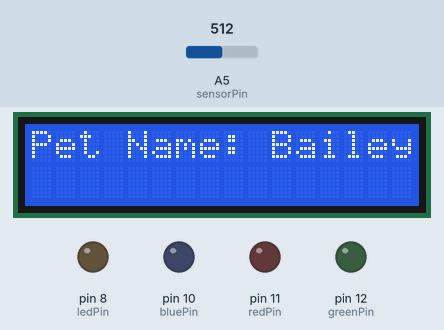
This sketch was run on a simulated Arduino Uno, built with avr-gcc and run on an emulated ATmega328P. On the bench: 16×2 character LCD, output pins drawn as LEDs (lit = HIGH). The inputs (shaded band) are chosen by the test bench; at power-on: A5 (sensorPin) = 512. What the sketch prints to the serial monitor is not drawn.

Above: at 5.6 s.
5.7 s: A5 (sensorPin) set to 88
7.2 s: A5 (sensorPin) set to 74
At 10.12 s:
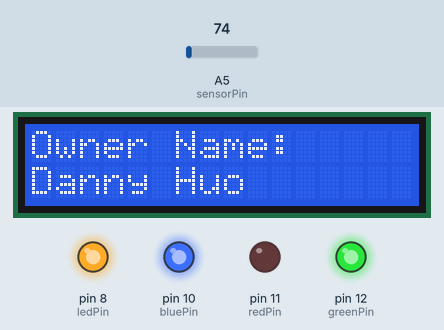
10.2 s: A5 (sensorPin) set to 90
At 10.7 s:
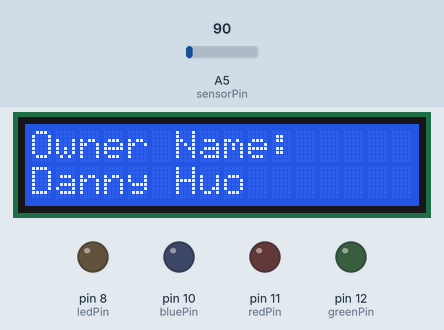
11.7 s: A5 (sensorPin) set to 70
At 15.6 s:
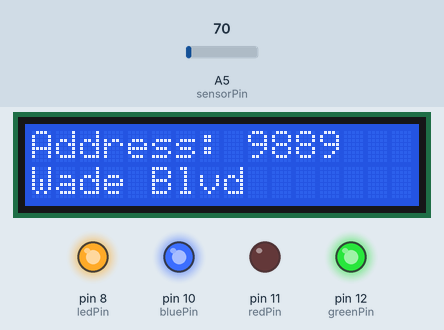
Timing chart, 0 to 17.1 s (numbered marks = the images above; inputs shaded):
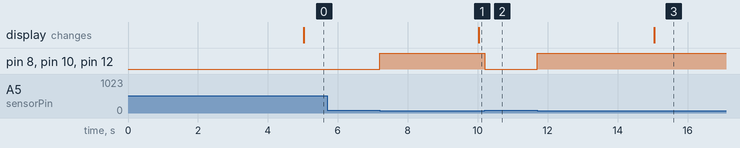

Measured:
- the behaviour switches between 81 and 80 on A5 (sensorPin) (found by bisection; images 0 and 1)
- after the input at 7.2 s, pin 8 (ledPin), pin 10 (bluePin), pin 12 (greenPin): LOW → HIGH at once
- after the input at 10.2 s, pin 8 (ledPin), pin 10 (bluePin), pin 12 (greenPin): HIGH → LOW at once
- after the input at 11.7 s, pin 8 (ledPin), pin 10 (bluePin), pin 12 (greenPin): LOW → HIGH at once

The sketch:

LED2.ino
```cpp
#include <LiquidCrystal_I2C.h>

//light sensor
const int sensorPin = A5;
int sensorLow = 0, sensorHigh = 1023;
int sensorValue;

//led strip
const int ledPin = 8; //one led
const int greenPin = 12, redPin = 11, bluePin = 10; //must be PWM pins
int redValue = 0, greenValue = 255, blueValue = 255;

//lcd
LiquidCrystal_I2C lcd(0x27, 16, 2);
//LiquidCrystal lcd(9, 8, 5, 4, 3, 2);
unsigned long previousTimeLCDChange = millis();
long LCDChangeTimeInterval = 5000;

//text on lcd
String textList[100];
int textListCurrInd = 0, listSize = 0;

void setup() {
  Serial.begin(9600);

  //set up light sensor
  sensorValue = analogRead(sensorPin);
  if (sensorValue > sensorHigh) sensorHigh = sensorValue;
  if (sensorValue < sensorLow) sensorLow = sensorValue;


  //set up led strip
  pinMode(ledPin, OUTPUT); //one led
  pinMode(redPin, OUTPUT);
  pinMode(greenPin, OUTPUT);
  pinMode(bluePin, OUTPUT);

  //set up LCD
  lcd.init();
  lcd.clear();
  lcd.backlight();

  //add messages
  add("Pet Name: Bailey");
  add("Owner Name: Danny Huo");
  add("Address: 9889 Wade Blvd");
  add("Phone Number: 469-123-1234");
}

void loop() {
  unsigned long currentTime = millis();

  detectLight();

  if (currentTime - previousTimeLCDChange > LCDChangeTimeInterval) {
    previousTimeLCDChange = currentTime;
    updateLCD();
  }
}

void detectLight() {
  sensorValue = analogRead(sensorPin);
  Serial.println(sensorValue);

  if (sensorValue > 80) {
    digitalWrite(ledPin, LOW);
    analogWrite(redPin, 0);
    analogWrite(greenPin, 0);
    analogWrite(bluePin, 0);
  } else {
    digitalWrite(ledPin, HIGH);
    analogWrite(redPin, redValue);
    analogWrite(greenPin, greenValue);
    analogWrite(bluePin, blueValue);
  }
}

void updateLCD() {
  lcd.clear();

  String currText = get(textListCurrInd);
  if (currText.length() <= 16) {
    lcd.print(currText.substring(0, 16));
    textListCurrInd = (textListCurrInd + 1) % listSize;
    return;
  }

  int lastInd = currText.lastIndexOf(' ', 16);
  for (int i = 15; i > lastInd && i > 0; i--) {
    if (!isPunct(currText.charAt(i))) continue;
    lastInd = i;
    break;
  }

  if (lastInd == -1) {
    lcd.print(currText.substring(0, 16));
    lcd.setCursor(0, 1);
    lcd.print(currText.substring(16));
  } else if (currText.charAt(lastInd) == ' ') {
    lcd.print(currText.substring(0, lastInd));
    lcd.setCursor(0, 1);
    lcd.print(currText.substring(lastInd + 1));
  } else {
    lcd.print(currText.substring(0, lastInd + 1));
    lcd.setCursor(0, 1);
    bool nextSpace = lastInd + 1 < currText.length() && currText.charAt(lastInd + 1) == ' ';
    lcd.print(currText.substring(lastInd + (nextSpace ? 2 : 1)));
  }

  textListCurrInd = (textListCurrInd + 1) % listSize;
}


//----------Array List Implementation----------

void add(String text) {
  int delimInd = text.indexOf('`');

  if (delimInd == -1) {
    textList[listSize++] = text;
    return;
  }

  while (delimInd > -1) {
    textList[listSize++] = text.substring(0, delimInd);
    text = text.substring(delimInd + 1);
    delimInd = text.indexOf('`');
  }
  textList[listSize++] = text;
}

void add(int i, String text) {
  if (i < 0 || i > listSize)
    return;
  if (i == listSize) {
    add(text);
    return;
  }

  int delimInd = text.indexOf('`');

  if (delimInd == -1) {
    for (int j = listSize - 1; j >= i; j--) {
      textList[j + 1] = textList[j];
    }
    textList[i] = text;
    listSize++;
    return;
  }

  int numDelims = 1;
  for (int j = delimInd + 1; j < text.length(); j++) {
    if (text.charAt(j) == '`') numDelims++;
  }
  for (int j = listSize - 1; j >= i; j--) {
    textList[j + numDelims + 1] = textList[j];
  }

  while (delimInd > -1) {
    textList[i++] = text.substring(0, delimInd);
    text = text.substring(delimInd + 1);
    delimInd = text.indexOf('`');
  }
  textList[i] = text;

  listSize += numDelims + 1;
}

String set (int i, String text) {
  if (i < 0 || i >= listSize)
    return "";

  Serial.println(i + " " + text);
  String ret = get(i);
  textList[i] = text;
  return ret;
}

String remove(int i) {
  if (i < 0 || i >= listSize)
    return "";

  String ret = textList[i];
  int j = i;
  for (int j = i; j < listSize; j++) {
    textList[j] = textList[j + 1];
  }

  listSize--;
  return ret;
}

String get(int i) {
  return textList[i];
}
```
